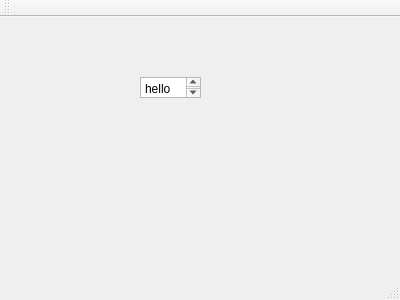
<?xml version="1.0" encoding="UTF-8"?>
<ui version="4.0">
 <class>MainWindow</class>
 <widget class="QMainWindow" name="MainWindow">
  <property name="geometry">
   <rect>
    <x>0</x>
    <y>0</y>
    <width>400</width>
    <height>300</height>
   </rect>
  </property>
  <property name="windowTitle">
   <string>MainWindow</string>
  </property>
  <widget class="QWidget" name="centralWidget">
   <widget class="QPlainTextEdit" name="plainTextEdit">
    <property name="geometry">
     <rect>
      <x>140</x>
      <y>60</y>
      <width>61</width>
      <height>21</height>
     </rect>
    </property>
    <property name="plainText">
     <string>hello
</string>
    </property>
   </widget>
  </widget>
  <widget class="QMenuBar" name="menuBar">
   <property name="geometry">
    <rect>
     <x>0</x>
     <y>0</y>
     <width>400</width>
     <height>17</height>
    </rect>
   </property>
  </widget>
  <widget class="QToolBar" name="mainToolBar">
   <attribute name="toolBarArea">
    <enum>TopToolBarArea</enum>
   </attribute>
   <attribute name="toolBarBreak">
    <bool>false</bool>
   </attribute>
  </widget>
  <widget class="QStatusBar" name="statusBar"/>
 </widget>
 <layoutdefault spacing="6" margin="11"/>
 <resources/>
 <connections/>
</ui>
